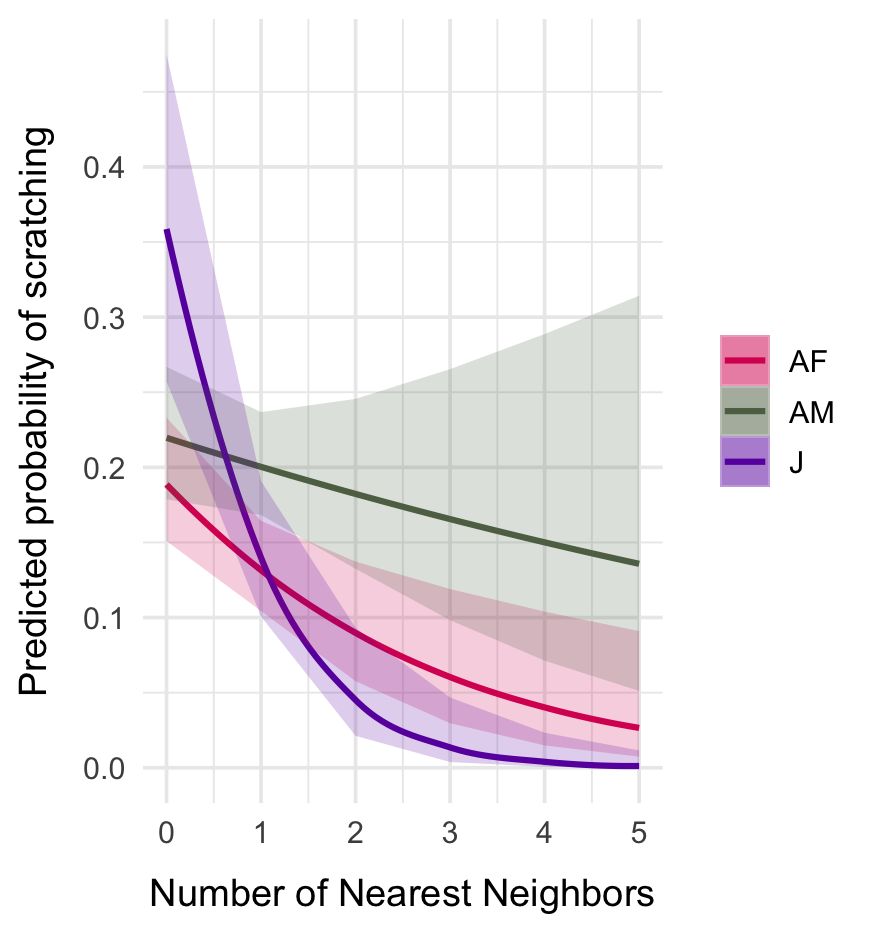

The script that drew this image:
library(dplyr)
library(ggplot2)
library(ggeffects)
library(emmeans)

scratch_data = readRDS("data_final.rds")


model_NN_number = glm(scratch ~ NN_total * group, data = scratch_data, family = binomial) 
summary(model_NN_number)
# total NN is sig for AF (p = 0.003) - negative correlation
# NS for adult male but same pattern
# interaction effect for J (p = 0.008) -  steeper negative correlation

pred_NN_number = ggpredict(model_NN_number, terms = c("NN_total", "group"))

ggplot(pred_NN_number, aes(x = x, y = predicted, color = group, fill = group)) +
  geom_smooth() +
  geom_ribbon(aes(ymin = conf.low, ymax = conf.high), alpha = 0.2, color = NA) +
  labs(
    x = "Number of Nearest Neighbors",
    y = "Predicted probability of scratching"
  ) +
  theme_minimal(base_size = 13) +
  group_scales() +
  scale_color_manual(values = group_colors, name = NULL) +
  scale_fill_manual(values = group_colors, name = NULL) +
  theme(
    axis.title.x = element_text(size = 13,
                                margin = margin(t = 10)),
    axis.title.y = element_text(size = 13,
                                margin = margin(r = 10))
  ) 


Anova(model_NN_number, type = "III")
# NN total and group interaction is a sig predictor (p = 0.0002)


emtrends(model_NN_number, ~ group, var = "NN_total")
pairs(emtrends(model_NN_number, ~ group, var = "NN_total"))
